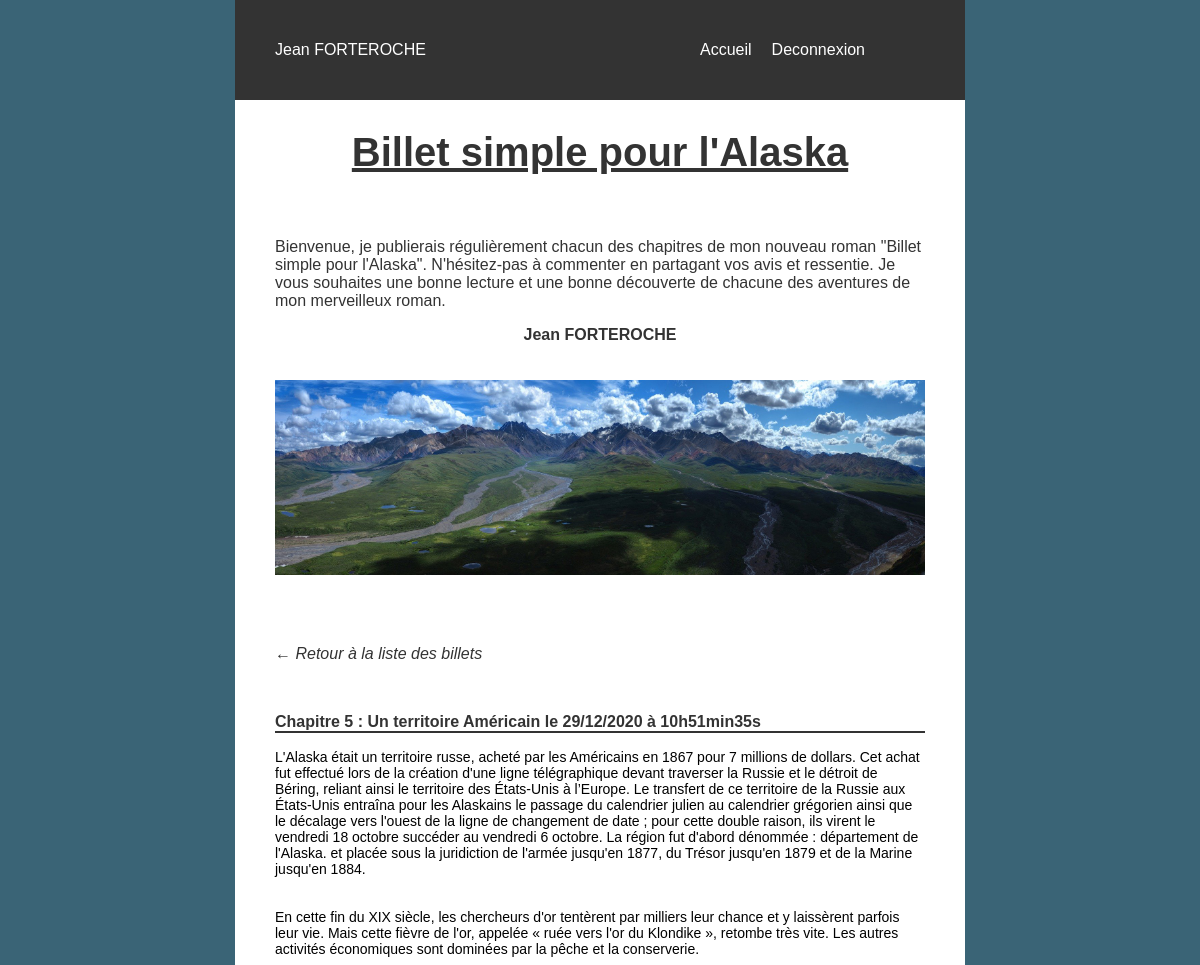
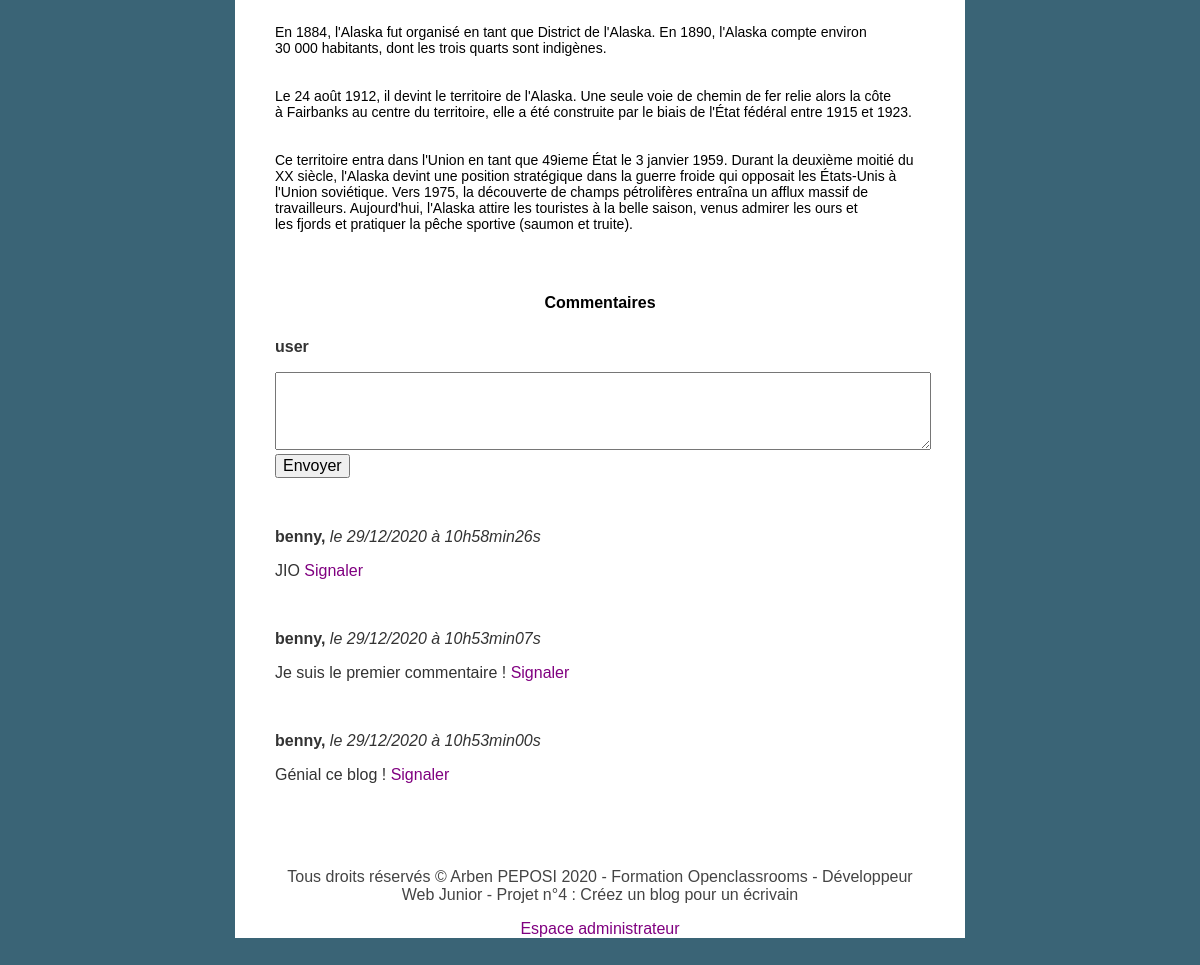
/index.php?action=post&id=179 (signed in), run on the app's committed database (2 pictures, top to bottom).
### tables this page shows
CREATE TABLE IF NOT EXISTS `posts` (
  `id` int(11) NOT NULL AUTO_INCREMENT,
  `title` varchar(255) NOT NULL,
  `content` text NOT NULL,
  `creation_date` datetime NOT NULL,
  PRIMARY KEY (`id`),
  UNIQUE KEY `title` (`title`)
);

CREATE TABLE IF NOT EXISTS `comment` (
  `id` int(11) NOT NULL AUTO_INCREMENT,
  `post_id` int(11) NOT NULL,
  `author` varchar(255) NOT NULL,
  `comment` text NOT NULL,
  `comment_date` datetime NOT NULL,
  `report` tinyint(1) DEFAULT '0',
  PRIMARY KEY (`id`)
);

### Controller/ControllerCRUD.php (called while the page is built, shortened)
<?php
require_once('Model/PostManager.php');
require_once('Model/CommentManager.php');
function read($id)
{
    $postId = new Post();
    $postId->setId($id);
    $postManager = new PostManager();
    $post = $postManager->getPost($postId);
    $commentManager = new CommentManager();
    $comment = $commentManager->getComment($_GET['id']);
    require('View/frontend/postView.php');
}

### model/PostManager.php (called while the page is built, shortened)
<?php
require_once('Entity/Post.php');
class PostManager
{
    public function getPost($id)
    {
        $connexion = new Manager();
        $db = $connexion->dbConnect();
        $req = $db->prepare('SELECT id, title, content, DATE_FORMAT(creation_date, \'%d/%m/%Y à %Hh%imin%ss\') AS creation_date_fr FROM posts WHERE id = :id');
        $req->execute(array(
            "id" => $id->getId()
        ));
        $req->setFetchMode(\PDO::FETCH_CLASS, Post::class);
        $post = $req->fetch();
        return $post;
    }
}

### model/Entity/Post.php (called while the page is built, shortened)
<?php
class Post {
    private $_id;
    public function getId() {
        return $this->_id;
    }
    public function setId($id) {
        $this->_id = $id;
    }
}

### model/CommentManager.php (called while the page is built, shortened)
<?php
class CommentManager {
    public function getComment($postId)
    {
        $connexion = new Manager();
        $db = $connexion->dbConnect();
        $req = $db->prepare('SELECT id, author, comment, report, DATE_FORMAT(comment_date, \'%d/%m/%Y à %Hh%imin%ss\') AS comment_date_fr FROM comment WHERE post_id = ? ORDER BY comment_date DESC');
        $req->setFetchMode(\PDO::FETCH_CLASS, Comments::class);
        $req->execute(array($postId));
        $comment = $req->fetchAll();
        return $comment;
    }
}

### view/frontend/postView.php (the view, shortened to what this page needs)
<?php include('templates/header.php');?>
<div class="bloc-page">
    <?php include('templates/intro.php');?>
    <section class="posts">
            <article>
                    <p class="return_post"><a href="index.php">&#x2190; Retour à la liste des billets</a></p>
                    <br>
                    <p class="title"><?= htmlspecialchars_decode(substr($post->title,0,200))?><span> le <?= $post->creation_date_fr ?></span></p>
                    <p class="element"><span><?= nl2br(htmlspecialchars_decode($post->content)) ?></span></p>
                    <br><br>
                    <h2>Commentaires</h2>
                    <form action="index.php?action=addComment&amp;id=<?= $post->id ?>" method="post">
                    <?php
                    if(isset($_SESSION['username'])) {
                        ?> <p><span class="user"><?php print $_SESSION['username'];?></span></p>
                    <p>
                    <textarea id="comment" name="comment"  rows="4" cols="150" placeholder="Veuillez saisir votre commentaire içi..."> </textarea> <br>
                        <input type="submit" id="submit" name="submit" value="Envoyer"><br>
                    </p>
                    <?php } else {
                        ?><p><a class="com_if_connect" href="index.php?action=connexion">Veuillez vous connecter pour pouvoir laisser un commentaire </a></p>
                        <?php
                    }
                    ?>
                    </form>
                    <br>
                    <?php foreach($comment as $data) :  ?>
                    <p><strong>    <?php
                    ?>  <?= htmlspecialchars_decode($data->author) ?>, </strong> <span class="date">le  <?= $data->comment_date_fr?></span></p>
                    <p>
                    <?php if($data->report == 1) {
                        ?>
                        <p><?=nl2br(htmlspecialchars_decode($data->comment)) ?> <span class="report">(commentaire signalé)</span></p>
                    <?php } else {  ?>
                        <p><?= nl2br(htmlspecialchars_decode($data->comment)) ?> <a href="index.php?action=report&amp;id=<?= $data->id ?>"> Signaler</a></p>
                    <?php } ?>
                    <br>
                    <?php
                        endforeach;
                    ?>
        </article>
    </section>
    <?php include('templates/footer.php'); ?>
    <p class="admin"><a href="index.php?action=connexionAdmin">Espace administrateur</a></p>
</div>
 <?php require('templates/html.php'); ?>

### Public/css/style.css (style rules this page uses)
body { margin: 0; padding: 0; box-sizing: border-box; background: #3A6476; }
* { font-family: sans-serif; font-size: 1em; list-style: none; text-decoration: none; }
a { color: purple; }
p, h1, .return_post a, .writer { color: #333; }
span.user, .writer { font-weight: bold; }
.return_post a, a.com_if_connect, .date { font-style: italic; }
.admin { color: purple; }
article a { color: purple; text-decoration: none; }
nav, .bloc-page { width: 1200px; padding: 0 40px 0 40px; }
.bloc-page { margin: 100px auto 50px auto; height: auto; background: #FFF; }
.title { text-align: left; font-weight: bold; border-bottom: 2px solid #333; }
.description, .posts { text-align: left; }
#comment { width: 100%; }
h2, .connexion p, .inscription p { margin: 0; text-align: center; padding: 10px; }
p.admin { text-align:center; }

### Public/css/responsive.css (style rules this page uses)
@media all and (max-width: 1200px) { nav, .bloc-page { width: 900px; } }
@media all and (max-device-width:992px) { nav, .bloc-page { width: 650px; } }

### data on the page
posts: title "Chapitre 5 : Un territoire Américain", content "L'Alaska était un territoire russe, acheté par les Américains en 1867 pour 7 millions de dollars. Cet achat fut effectué lors de la création d'une ligne télégraphique devant traverser la Russie et le détroit de Béring, reliant ainsi le territoire des États-Unis à l’Europe. Le transfert de ce territoire de la Russie aux États-Unis entraîna pour les Alaskains le passage du calendrier julien au calendrier grégorien ainsi que le décalage vers l'ouest de la ligne de changement de date ; pour cette double raison, ils virent le vendredi 18 octobre succéder au vendredi 6 octobre. La région fut d'abord dénommée : département de l'Alaska. et placée sous la juridiction de l'armée jusqu'en 1877, du…"
comment: author "benny", comment_date_fr "29/12/2020 à 10h58min26s", comment "JIO"
comment: author "benny", comment_date_fr "29/12/2020 à 10h53min07s", comment "Je suis le premier commentaire !"
comment: author "benny", comment_date_fr "29/12/2020 à 10h53min00s", comment "Génial ce blog !"

### other printed values
$post->creation_date_fr "29/12/2020 à 10h51min35s"
$_SESSION['username'] "user"
